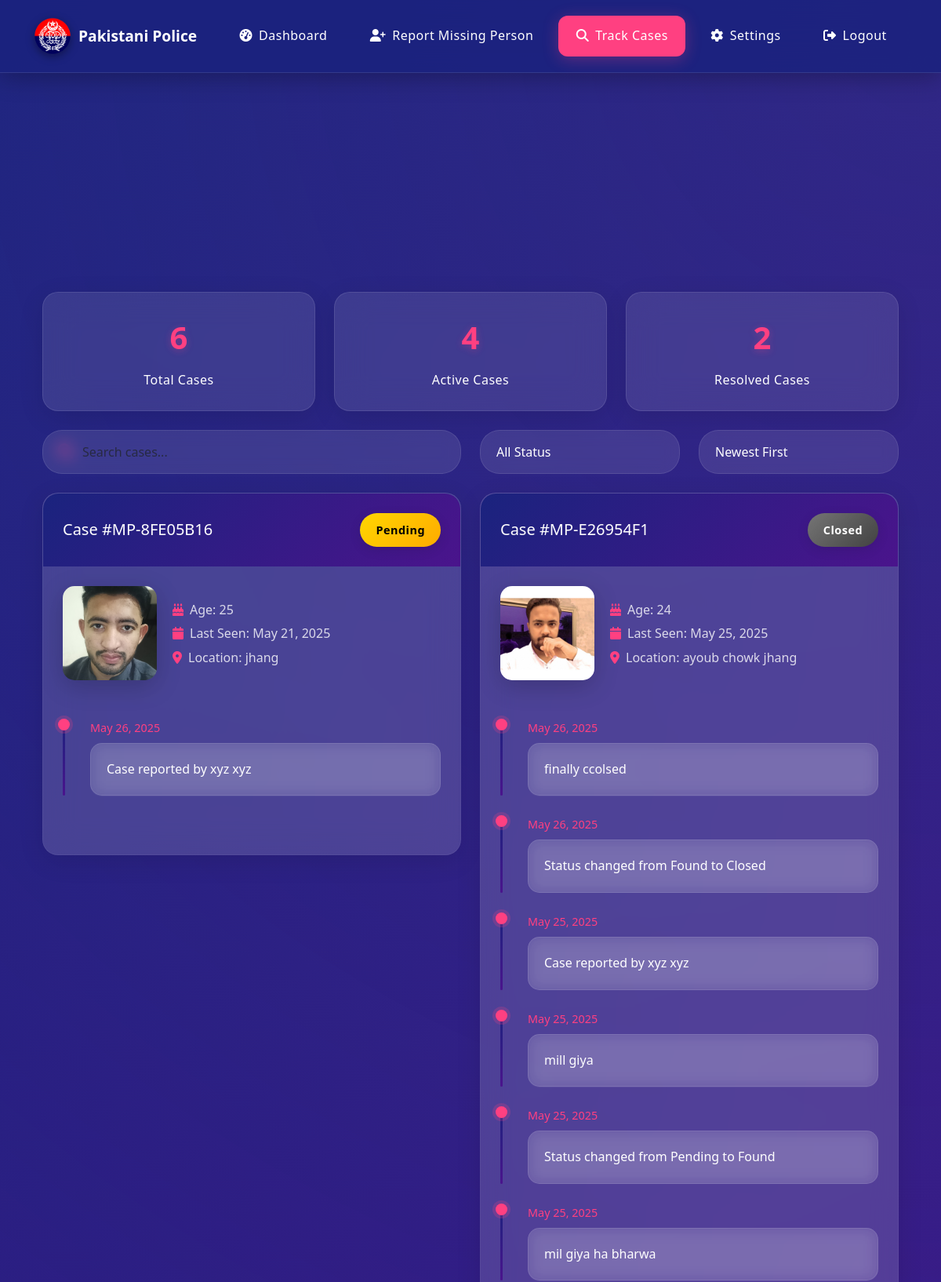
Before: /user/track-cases/ (signed in, upper part) with the older database file.
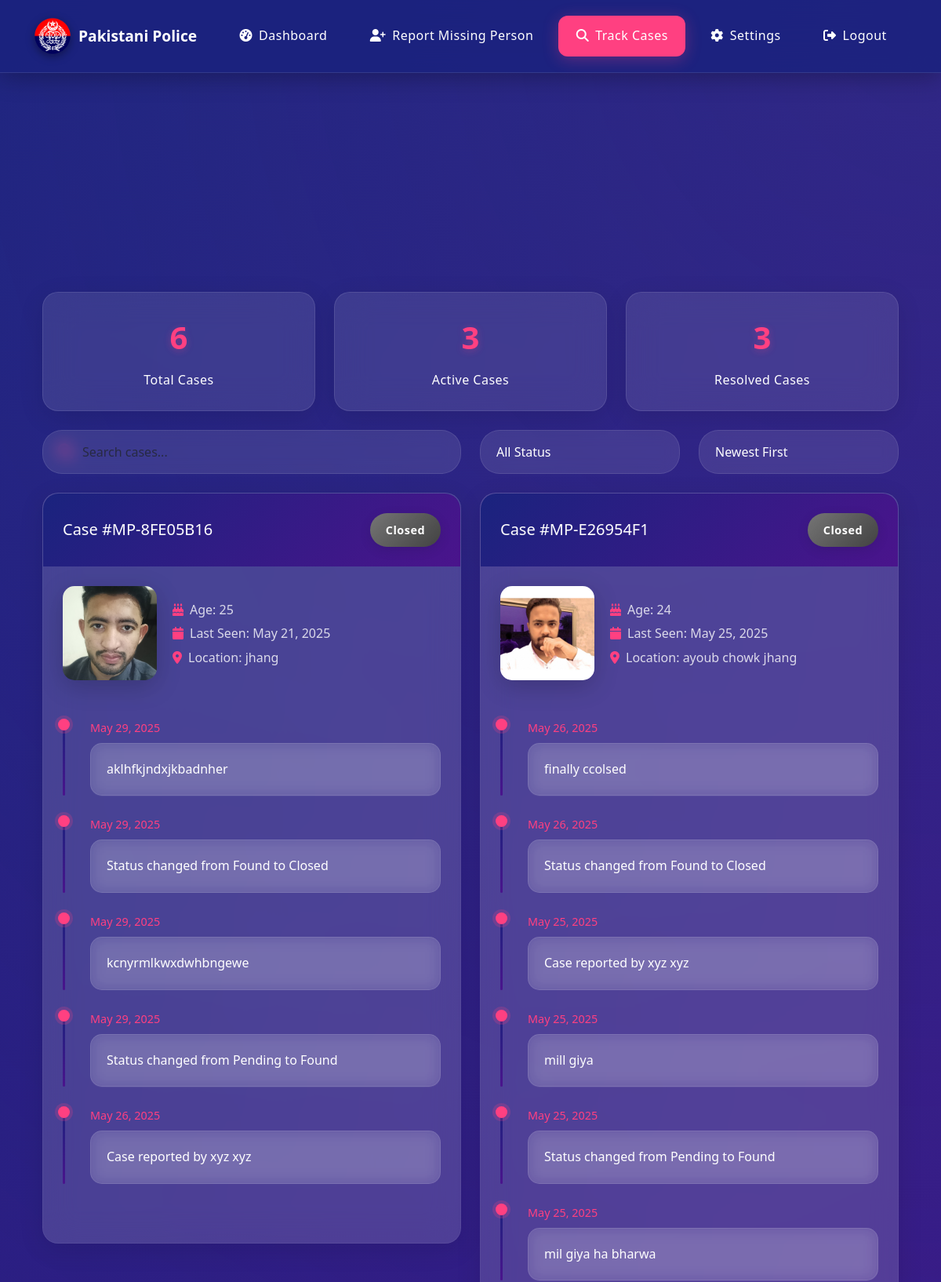
After: the same page with the newer database file.
### user/models.py (models this page shows, shortened)
class MissingPerson(models.Model):
    GENDER_CHOICES = (
        ('M', 'Male'),
        ('F', 'Female'),
        ('O', 'Other'),
    )
    STATUS_CHOICES = (
        ('pending', 'Pending'),
        ('investigation', 'Under Investigation'),
        ('found', 'Found'),
        ('closed', 'Closed'),
    )
    first_name = models.CharField(max_length=100)
    last_name = models.CharField(max_length=100)
    age = models.IntegerField()
    gender = models.CharField(max_length=1, choices=GENDER_CHOICES)
    date_of_birth = models.DateField()
    height = models.CharField(max_length=50, help_text="Height in feet and inches")
    weight = models.CharField(max_length=50, help_text="Weight in kg")
    eye_color = models.CharField(max_length=50)
    hair_color = models.CharField(max_length=50)
    skin_color = models.CharField(max_length=50)
    distinguishing_marks = models.TextField(blank=True, help_text="Scars, tattoos, or other identifying marks")
    last_seen_date = models.DateField()
    last_seen_location = models.CharField(max_length=255)
    last_seen_wearing = models.TextField(help_text="Description of clothes last seen wearing")
    reporter = models.ForeignKey(User, on_delete=models.CASCADE, related_name='reported_missing_persons')
    contact_number = models.CharField(max_length=15)
    additional_contact = models.CharField(max_length=15, blank=True)
    case_number = models.CharField(max_length=50, unique=True)
    status = models.CharField(max_length=20, choices=STATUS_CHOICES, default='pending')
    assigned_officer = models.ForeignKey(User, on_delete=models.SET_NULL, null=True, blank=True,
                                       related_name='assigned_missing_persons')
    location_found = models.CharField(max_length=255, blank=True, null=True)
    found_date = models.DateField(blank=True, null=True)
    description = models.TextField(help_text="Additional details about the missing person")
    photo = models.ImageField(upload_to='missing_persons/')
    additional_photos = models.ImageField(upload_to='missing_persons/additional/', blank=True, null=True)
    created_at = models.DateTimeField(auto_now_add=True)
    updated_at = models.DateTimeField(auto_now=True)
    class Meta:
        ordering = ['-created_at']
        verbose_name = 'Missing Person'
        verbose_name_plural = 'Missing Persons'

class CaseUpdate(models.Model):
    case = models.ForeignKey('MissingPerson', on_delete=models.CASCADE, related_name='updates')
    description = models.TextField()
    created_at = models.DateTimeField(auto_now_add=True)
    created_by = models.ForeignKey(User, on_delete=models.SET_NULL, null=True, related_name='user_case_updates')
    class Meta:
        ordering = ['-created_at']

### user/views.py (the view)
# urls.py: path('track-cases/', views.track_cases, name='track_cases'),
@login_required
def track_cases(request):
    logger.info(f"Track cases view accessed by user: {request.user}")
    try:
        if not request.user.is_authenticated:
            logger.error("User not authenticated")
            messages.error(request, 'Please log in to view your cases.')
            return redirect('login')
        try:
            with connection.cursor() as cursor:
                cursor.execute("""
                    SELECT COUNT(*) FROM user_missingperson
                    WHERE reporter_id = %s
                """, [request.user.id])
                count = cursor.fetchone()[0]
                logger.info(f"Raw SQL count of cases for user {request.user.id}: {count}")
            cases = MissingPerson.objects.filter(reporter_id=request.user.id).order_by('-created_at')
            logger.info(f"Found {cases.count()} cases for user {request.user.id}")
            for case in cases:
                logger.info(f"Case details - Number: {case.case_number}, Status: {case.status}, Created: {case.created_at}")
                logger.info(f"Case photo URL: {case.photo.url if case.photo else 'No photo'}")
        except Exception as e:
            logger.error(f"Database error while fetching cases: {str(e)}", exc_info=True)
            messages.error(request, 'Database error while fetching cases.')
            return render(request, 'user_track_cases.html', {
                'cases': [],
                'total_cases': 0,
                'active_cases': 0,
                'resolved_cases': 0,
            })
        try:
            total_cases = cases.count()
            active_cases = cases.filter(status__in=['pending', 'under_investigation']).count()
            resolved_cases = cases.filter(status__in=['found', 'closed']).count()
            logger.info(f"Statistics calculated - Total: {total_cases}, Active: {active_cases}, Resolved: {resolved_cases}")
        except Exception as e:
            logger.error(f"Error calculating statistics: {str(e)}", exc_info=True)
            total_cases = 0
            active_cases = 0
            resolved_cases = 0
        processed_cases = []
        for case in cases:
            try:
                case_updates = []
                case_updates.append({
                    'date': case.created_at.strftime('%B %d, %Y'),
                    'description': f'Case reported by {request.user.get_full_name()}'
                })
                try:
                    user_updates = CaseUpdate.objects.filter(case_id=case.id)
                    logger.info(f"Found {user_updates.count()} user updates for case {case.case_number}")
                    for update in user_updates:
                        logger.info(f"User update for case {case.case_number}: {update.description}")
                        case_updates.append({
                            'date': update.created_at.strftime('%B %d, %Y'),
                            'description': update.description
                        })
                except Exception as e:
                    logger.error(f"Error fetching user updates for case {case.case_number}: {str(e)}", exc_info=True)
                    messages.warning(request, f'Could not load some updates for case {case.case_number}')
                try:
                    officer_updates = case.officer_updates.all()
                    logger.info(f"Found {officer_updates.count()} officer updates for case {case.case_number}")
                    for update in officer_updates:
                        logger.info(f"Officer update for case {case.case_number}: {update.description}")
                        case_updates.append({
                            'date': update.created_at.strftime('%B %d, %Y'),
                            'description': f'Officer Update: {update.description}'
                        })
                except Exception as e:
                    logger.error(f"Error fetching officer updates for case {case.case_number}: {str(e)}", exc_info=True)
                    messages.warning(request, f'Could not load some officer updates for case {case.case_number}')
                case_updates.sort(key=lambda x: x['date'], reverse=True)
                case_data = {
                    'case': case,
                    'updates': case_updates
                }
                processed_cases.append(case_data)
                logger.info(f"Total updates for case {case.case_number}: {len(case_updates)}")
            except Exception as e:
                logger.error(f"Error processing case {case.case_number}: {str(e)}", exc_info=True)
                messages.warning(request, f'Could not process case {case.case_number}')
                continue
        context = {
            'cases': processed_cases,
            'total_cases': total_cases,
            'active_cases': active_cases,
            'resolved_cases': resolved_cases,
        }
        logger.info(f"Context data - Total cases: {total_cases}, Active: {active_cases}, Resolved: {resolved_cases}")
        logger.info(f"Number of cases in context: {len(processed_cases)}")
        return render(request, 'user_track_cases.html', context)
    except Exception as e:
        logger.error(f"Unexpected error in track_cases view: {str(e)}", exc_info=True)
        messages.error(request, f'An unexpected error occurred: {str(e)}')
        return render(request, 'user_track_cases.html', {
            'cases': [],
            'total_cases': 0,
            'active_cases': 0,
            'resolved_cases': 0,
        })

### frontend/models.py (called while the page is built)
    def __str__(self):
        return f"{self.username} ({self.get_user_type_display()})"

### user/templates/user_track_cases.html (shortened to what this page needs)
{% extends 'base_users.html' %}
{% load static %}
{% block content %}
<div class="container py-5">
    <div class="row mb-4">
        <div class="col-md-4">
            <div class="stat-card">
                <div class="stat-number">{{ total_cases }}</div>
                <div class="stat-label">Total Cases</div>
            </div>
        </div>
        <div class="col-md-4">
            <div class="stat-card">
                <div class="stat-number">{{ active_cases }}</div>
                <div class="stat-label">Active Cases</div>
            </div>
        </div>
        <div class="col-md-4">
            <div class="stat-card">
                <div class="stat-number">{{ resolved_cases }}</div>
                <div class="stat-label">Resolved Cases</div>
            </div>
        </div>
    </div>
    <div class="row mb-4">
        <div class="col-md-6">
            <div class="search-box">
                <i class="fas fa-search"></i>
                <input type="text" id="searchInput" class="form-control" placeholder="Search cases...">
            </div>
        </div>
        <div class="col-md-3">
            <select id="statusFilter" class="form-select">
                <option value="">All Status</option>
            </select>
        </div>
        <div class="col-md-3">
            <select id="sortBy" class="form-select">
                <option value="newest">Newest First</option>
            </select>
        </div>
    </div>
    <div class="row" id="casesList">
        {% for case_data in cases %}
        {% with case=case_data.case updates=case_data.updates %}
        <div class="col-md-6 mb-4 case-card"
             data-case-number="{{ case.case_number }}"
             data-status="{{ case.status }}"
             data-date="{{ case.created_at|date:'Y-m-d' }}">
            <div class="tracking-card">
                <div class="case-header d-flex justify-content-between align-items-center">
                    <h5 class="mb-0">Case #{{ case.case_number }}</h5>
                    <span class="status-badge status-{{ case.status }}">
                        {{ case.status|title }}
                    </span>
                </div>
                <div class="case-body">
                    <div class="case-details">
                        {% if case.photo %}
                        <img src="{{ case.photo.url }}" alt="Missing Person Photo" class="case-photo">
                        {% else %}
                        <div class="no-photo-placeholder">
                            <i class="fas fa-user"></i>
                        </div>
                        {% endif %}
                        <div class="case-info">
                            <p class="case-meta"><i class="fas fa-birthday-cake"></i>Age: {{ case.age }}</p>
                            <p class="case-meta"><i class="fas fa-calendar"></i>Last Seen: {{ case.last_seen_date|date:"F d, Y" }}</p>
                            <p class="case-meta"><i class="fas fa-map-marker-alt"></i>Location: {{ case.last_seen_location }}</p>
                        </div>
                    </div>
                    <div class="timeline mt-4">
                        {% for update in updates %}
                        <div class="timeline-item">
                            <div class="timeline-date">{{ update.date }}</div>
                            <div class="timeline-content">
                                {{ update.description }}
                            </div>
                        </div>
                        {% endfor %}
                    </div>
                </div>
            </div>
        </div>
        {% endwith %}
        {% empty %}
        <div class="col-12">
            <div class="alert alert-info">
                No cases found. <a href="{% url 'report_missing_person' %}" class="alert-link">Report a new case</a>
            </div>
        </div>
        {% endfor %}
    </div>
</div>
{% endblock %}

Changed rows visible on the page:
changed MissingPerson "MP-8FE05B16": status "pending" → "closed" (drawn); case.status "Pending" → "Closed"
added CaseUpdate: description "aklhfkjndxjkbadnher"
added CaseUpdate: description "Status changed from Found to Closed"
added CaseUpdate: description "kcnyrmlkwxdwhbngewe"
added CaseUpdate: description "Status changed from Pending to Found"
Other visible differences:
{{ active_cases }}: "4" → "3"
{{ resolved_cases }}: "2" → "3"
new list line: "May 29, 2025"
